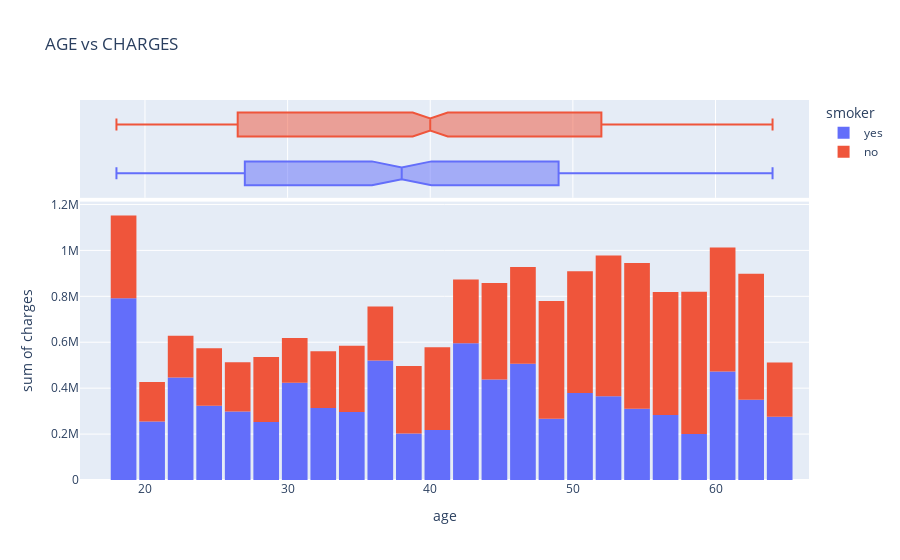

Here is the notebook cell this chart was saved with:
### Markdown cell above
# Visualisation of Data

### Code cell
fig=px.histogram(medical_df,
                 x='age',
                 y='charges',
                 marginal='box',
                 color='smoker',
                 title='AGE vs CHARGES ')
fig.update_layout(bargap=0.1)
fig.show()

### Figure 1 — Plotly figure (JSON) as saved in the notebook; plotly's stock layout.template omitted (floating-point values rounded to 4 significant figures; data arrays with more than 128 entries replaced by an {"elided": "..."} marker saying what was removed)
{"data": [{"alignmentgroup": "True", "bingroup": "x", "histfunc": "sum", "hovertemplate": "smoker=yes<br>age=%{x}<br>sum of charges=%{y}<extra></extra>", "legendgroup": "yes", "marker": {"color": "#636efa", "pattern": {"shape": ""}}, "name": "yes", "offsetgroup": "yes", "orientation": "v", "showlegend": true, "type": "histogram", "x": {"elided": "274 int values"}, "xaxis": "x", "y": {"elided": "274 float values"}, "yaxis": "y"}, {"alignmentgroup": "True", "hovertemplate": "smoker=yes<br>age=%{x}<extra></extra>", "legendgroup": "yes", "marker": {"color": "#636efa"}, "name": "yes", "notched": true, "offsetgroup": "yes", "showlegend": false, "type": "box", "x": {"elided": "274 int values"}, "xaxis": "x2", "yaxis": "y2"}, {"alignmentgroup": "True", "bingroup": "x", "histfunc": "sum", "hovertemplate": "smoker=no<br>age=%{x}<br>sum of charges=%{y}<extra></extra>", "legendgroup": "no", "marker": {"color": "#EF553B", "pattern": {"shape": ""}}, "name": "no", "offsetgroup": "no", "orientation": "v", "showlegend": true, "type": "histogram", "x": {"elided": "1064 int values"}, "xaxis": "x", "y": {"elided": "1064 float values"}, "yaxis": "y"}, {"alignmentgroup": "True", "hovertemplate": "smoker=no<br>age=%{x}<extra></extra>", "legendgroup": "no", "marker": {"color": "#EF553B"}, "name": "no", "notched": true, "offsetgroup": "no", "showlegend": false, "type": "box", "x": {"elided": "1064 int values"}, "xaxis": "x2", "yaxis": "y2"}], "layout": {"bargap": 0.1, "barmode": "relative", "legend": {"title": {"text": "smoker"}, "tracegroupgap": 0}, "title": {"text": "AGE vs CHARGES "}, "xaxis": {"anchor": "y", "domain": [0, 1], "title": {"text": "age"}}, "xaxis2": {"anchor": "y2", "domain": [0, 1], "matches": "x", "showgrid": true, "showticklabels": false}, "yaxis": {"anchor": "x", "domain": [0, 0.7326], "title": {"text": "sum of charges"}}, "yaxis2": {"anchor": "x2", "domain": [0.7426, 1], "matches": "y2", "showgrid": false, "showline": false, "showticklabels": false, "ticks": ""}}}
